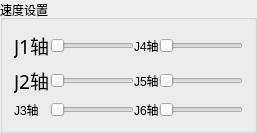
               <widget class="QGroupBox" name="groupBox_8">
                <property name="title">
                 <string>速度设置</string>
                </property>
                <layout class="QGridLayout" name="gridLayout_3" rowstretch="1,1,1" columnstretch="1,4,1,4">
                 <property name="sizeConstraint">
                  <enum>QLayout::SetDefaultConstraint</enum>
                 </property>
                 <property name="horizontalSpacing">
                  <number>0</number>
                 </property>
                 <item row="0" column="0">
                  <widget class="QLabel" name="label_13">
                   <property name="font">
                    <font>
                     <family>楷体</family>
                     <pointsize>14</pointsize>
                     <weight>50</weight>
                     <bold>false</bold>
                    </font>
                   </property>
                   <property name="text">
                    <string>J1轴</string>
                   </property>
                  </widget>
                 </item>
                 <item row="0" column="1">
                  <widget class="QSlider" name="horizontalSlider">
                   <property name="orientation">
                    <enum>Qt::Horizontal</enum>
                   </property>
                  </widget>
                 </item>
                 <item row="0" column="2">
                  <widget class="QLabel" name="label_16">
                   <property name="text">
                    <string>J4轴</string>
                   </property>
                  </widget>
                 </item>
                 <item row="0" column="3">
                  <widget class="QSlider" name="horizontalSlider_4">
                   <property name="orientation">
                    <enum>Qt::Horizontal</enum>
                   </property>
                  </widget>
                 </item>
                 <item row="1" column="0">
                  <widget class="QLabel" name="label_14">
                   <property name="font">
                    <font>
                     <family>楷体</family>
                     <pointsize>14</pointsize>
                    </font>
                   </property>
                   <property name="text">
                    <string>J2轴</string>
                   </property>
                  </widget>
                 </item>
                 <item row="1" column="1">
                  <widget class="QSlider" name="horizontalSlider_2">
                   <property name="orientation">
                    <enum>Qt::Horizontal</enum>
                   </property>
                  </widget>
                 </item>
                 <item row="1" column="2">
                  <widget class="QLabel" name="label_21">
                   <property name="text">
                    <string>J5轴</string>
                   </property>
                  </widget>
                 </item>
                 <item row="1" column="3">
                  <widget class="QSlider" name="horizontalSlider_9">
                   <property name="orientation">
                    <enum>Qt::Horizontal</enum>
                   </property>
                  </widget>
                 </item>
                 <item row="2" column="0">
                  <widget class="QLabel" name="label_15">
                   <property name="text">
                    <string>J3轴</string>
                   </property>
                  </widget>
                 </item>
                 <item row="2" column="1">
                  <widget class="QSlider" name="horizontalSlider_3">
                   <property name="orientation">
                    <enum>Qt::Horizontal</enum>
                   </property>
                  </widget>
                 </item>
                 <item row="2" column="2">
                  <widget class="QLabel" name="label_22">
                   <property name="text">
                    <string>J6轴</string>
                   </property>
                  </widget>
                 </item>
                 <item row="2" column="3">
                  <widget class="QSlider" name="horizontalSlider_10">
                   <property name="orientation">
                    <enum>Qt::Horizontal</enum>
                   </property>
                  </widget>
                 </item>
                </layout>
               </widget>
